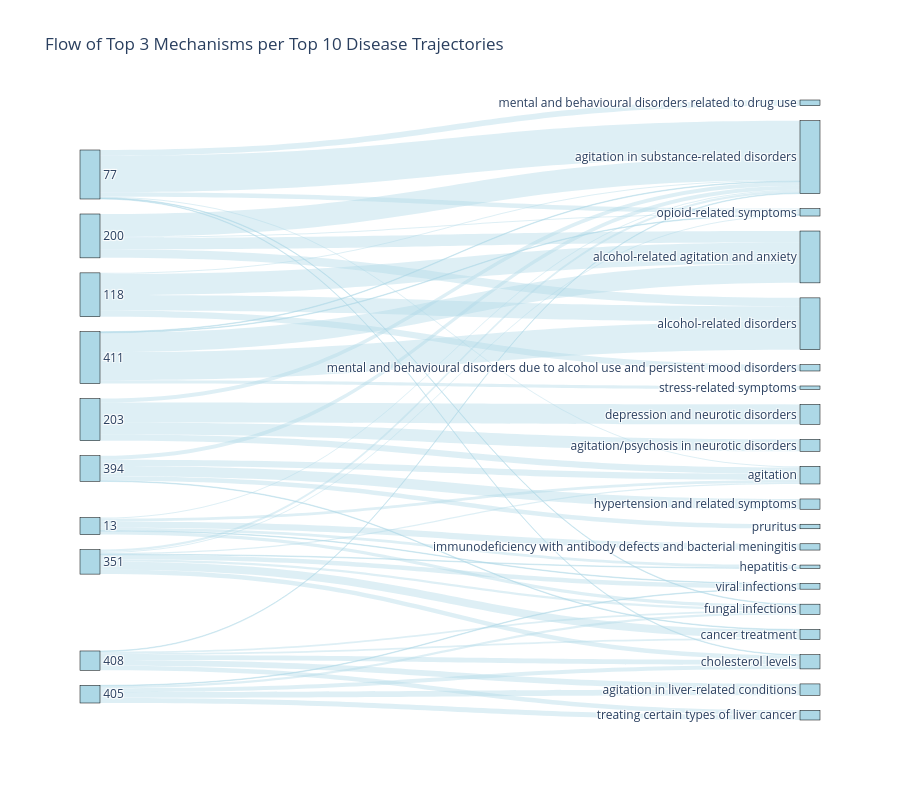

Source (notebook cell):
### Code cell
import pandas as pd
import plotly.graph_objects as go

# 1. Group the data to get the counts (edges) and drop all zeros
edges = final_filtered_df.groupby(['Trajectory', 'Harmonized_Symptom']).size().reset_index(name='Weight')
edges = edges[edges['Weight'] > 0] # Strictly drop the zeros!

# 2. Create a unique list of all nodes (Trajectories + Mechanisms)
all_nodes = list(edges['Trajectory'].unique()) + list(edges['Harmonized_Symptom'].unique())

# Create a mapping dictionary to convert names to integer indices (required by Plotly)
node_indices = {name: i for i, name in enumerate(all_nodes)}

# 3. Map the sources and targets to their integer indices
source_indices = edges['Trajectory'].map(node_indices).tolist()
target_indices = edges['Harmonized_Symptom'].map(node_indices).tolist()
weights = edges['Weight'].tolist()

# 4. Build the Sankey Diagram
fig = go.Figure(data=[go.Sankey(
    node = dict(
      pad = 15,
      thickness = 20,
      line = dict(color = "black", width = 0.5),
      label = all_nodes,
      color = "lightblue"
    ),
    link = dict(
      source = source_indices,
      target = target_indices,
      value = weights,
      color = "rgba(173, 216, 230, 0.4)" # Light blue transparent links
    )
)])

fig.update_layout(
    title_text=f"Flow of Top {n_top_mechs} Mechanisms per Top 10 Disease Trajectories", 
    font_size=12,
    height=800
)

fig.show()

### Figure 1 — Plotly figure (JSON) as saved in the notebook; plotly's stock layout.template omitted (floating-point values rounded to 4 significant figures)
{"data": [{"link": {"color": "rgba(173, 216, 230, 0.4)", "source": [0, 0, 0, 0, 1, 1, 1, 1, 1, 1, 2, 2, 2, 2, 3, 3, 3, 3, 4, 4, 4, 4, 4, 4, 4, 4, 5, 5, 5, 5, 5, 6, 6, 6, 6, 6, 7, 7, 7, 7, 7, 7, 8, 8, 8, 8, 8, 9, 9, 9, 9, 9, 9], "target": [10, 11, 12, 13, 14, 10, 15, 16, 17, 18, 10, 11, 12, 19, 14, 10, 20, 21, 14, 10, 22, 23, 15, 16, 19, 18, 14, 10, 22, 24, 25, 26, 23, 15, 27, 18, 26, 10, 22, 23, 15, 27, 10, 11, 12, 19, 28, 14, 10, 23, 15, 29, 19], "value": [2, 37, 27, 11, 5, 2, 6, 5, 11, 1, 40, 20, 15, 2, 11, 7, 21, 35, 2, 4, 14, 8, 4, 1, 2, 8, 11, 7, 1, 18, 8, 10, 7, 4, 9, 1, 10, 1, 3, 9, 3, 8, 1, 34, 49, 1, 6, 2, 64, 1, 1, 10, 8]}, "node": {"color": "lightblue", "label": ["118", "13", "200", "203", "351", "394", "405", "408", "411", "77", "agitation in substance-related disorders", "alcohol-related agitation and anxiety", "alcohol-related disorders", "mental and behavioural disorders due to alcohol use and persistent mood disorders", "agitation", "fungal infections", "hepatitis c", "immunodeficiency with antibody defects and bacterial meningitis", "viral infections", "opioid-related symptoms", "agitation/psychosis in neurotic disorders", "depression and neurotic disorders", "cancer treatment", "cholesterol levels", "hypertension and related symptoms", "pruritus", "agitation in liver-related conditions", "treating certain types of liver cancer", "stress-related symptoms", "mental and behavioural disorders related to drug use"], "line": {"color": "black", "width": 0.5}, "pad": 15, "thickness": 20}, "type": "sankey"}], "layout": {"font": {"size": 12}, "height": 800, "title": {"text": "Flow of Top 3 Mechanisms per Top 10 Disease Trajectories"}}}
